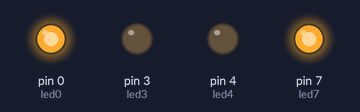
The sketch below on a simulated Arduino Uno, built with avr-gcc and run on an emulated ATmega328P. Parts: output pins drawn as LEDs (lit = HIGH).

Above: at 0.5 s.
At 3.5 s:
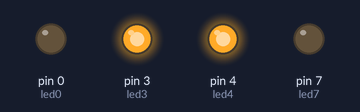
Timing chart, 0 to 4.6 s (numbered marks = the images above):
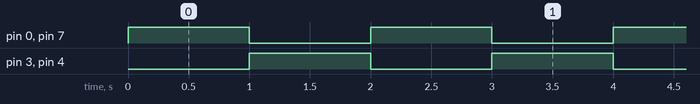

The sketch:

sketch_may24a.ino
```cpp
int led0 = 0;
int led3 = 3;
int led4 = 4;
int led7 = 7;


void setup() {
  pinMode(led0, OUTPUT);
  pinMode(led3, OUTPUT);
  pinMode(led4, OUTPUT);
  pinMode(led7, OUTPUT);
}

void loop() {
  digitalWrite(led0,1);
  digitalWrite(led3,0);
  digitalWrite(led4,0);
  digitalWrite(led7,1);
  delay(1000);

  digitalWrite(led0,0);
  digitalWrite(led3,1);
  digitalWrite(led4,1);
  digitalWrite(led7,0);
  delay(1000);

}
```

Measured:
- by itself, pin 0 (led0), pin 3 (led3), pin 4 (led4), pin 7 (led7): alternates HIGH for 1.0 s and LOW for 1.0 s
